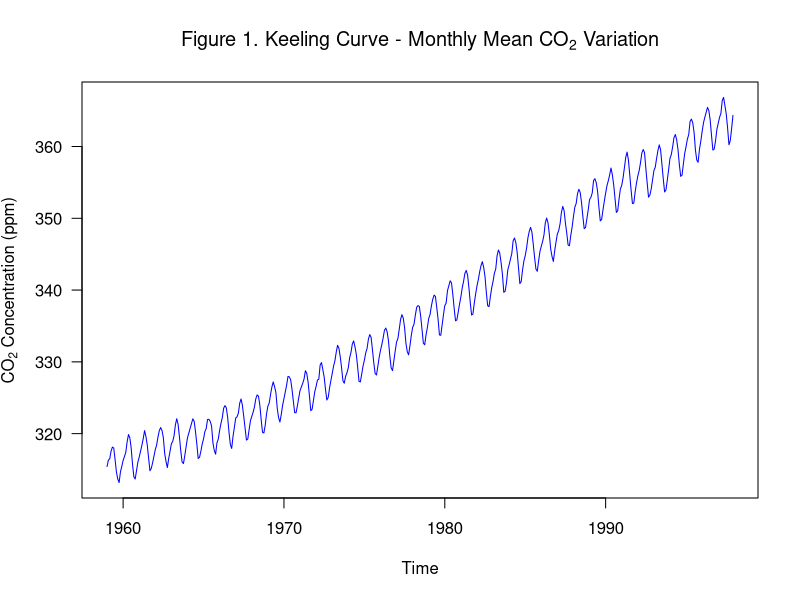
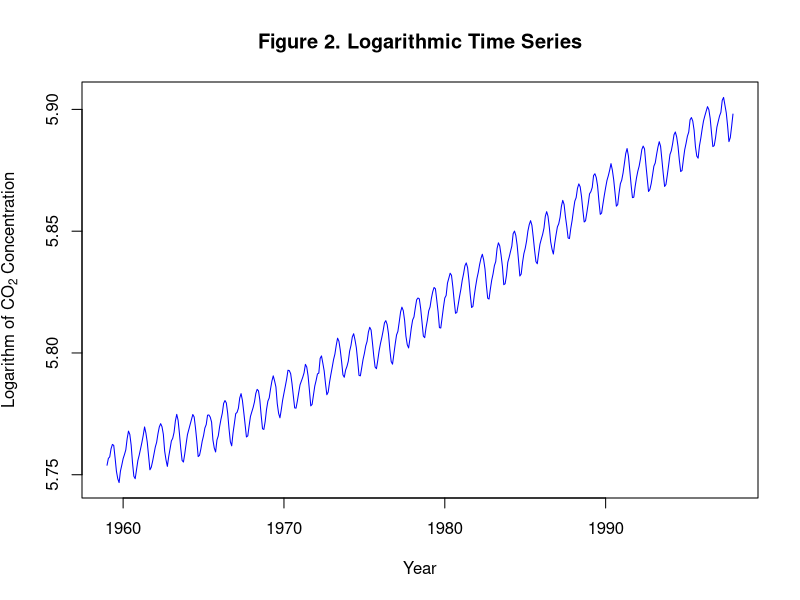
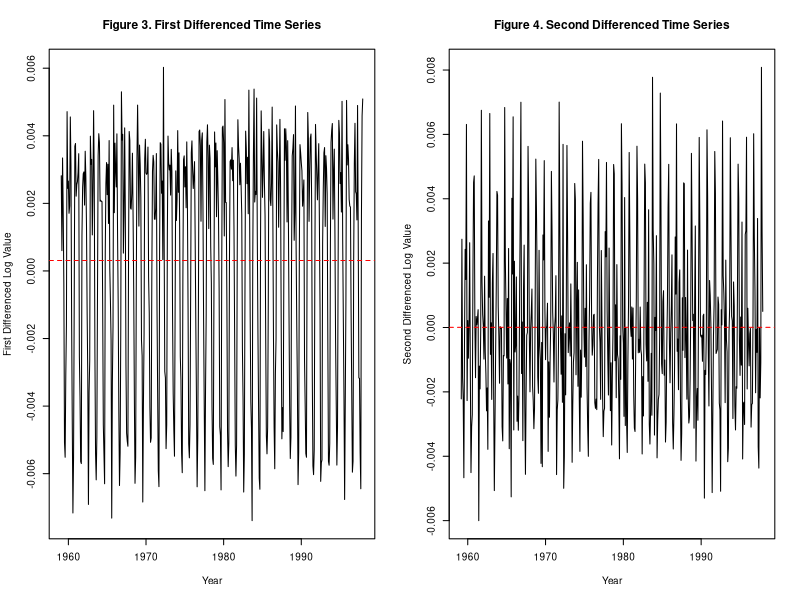
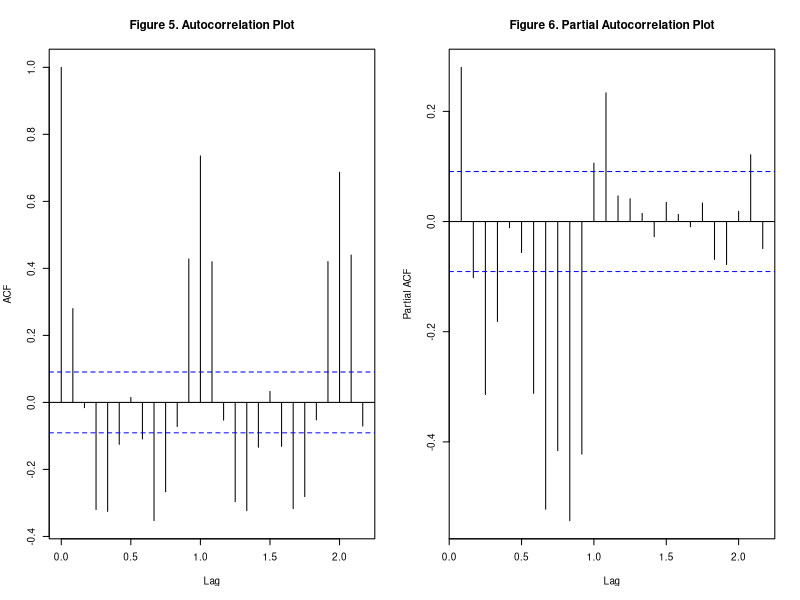
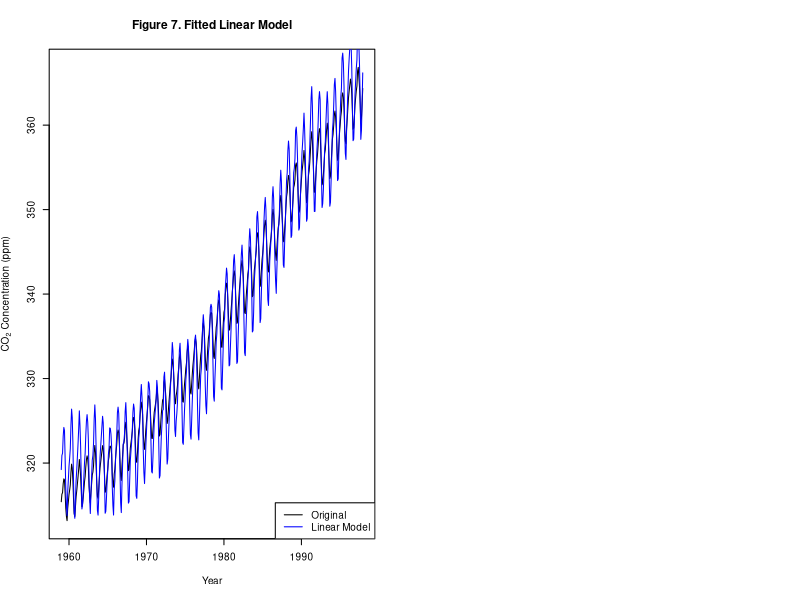
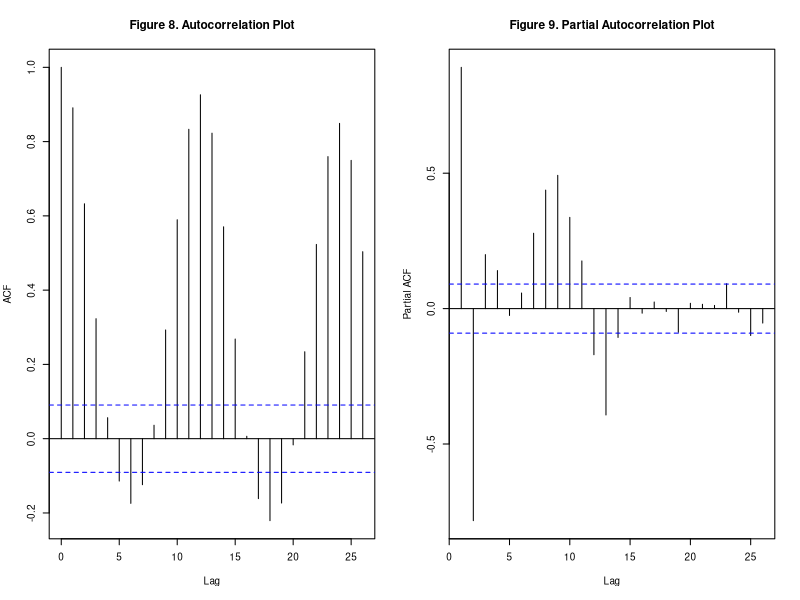
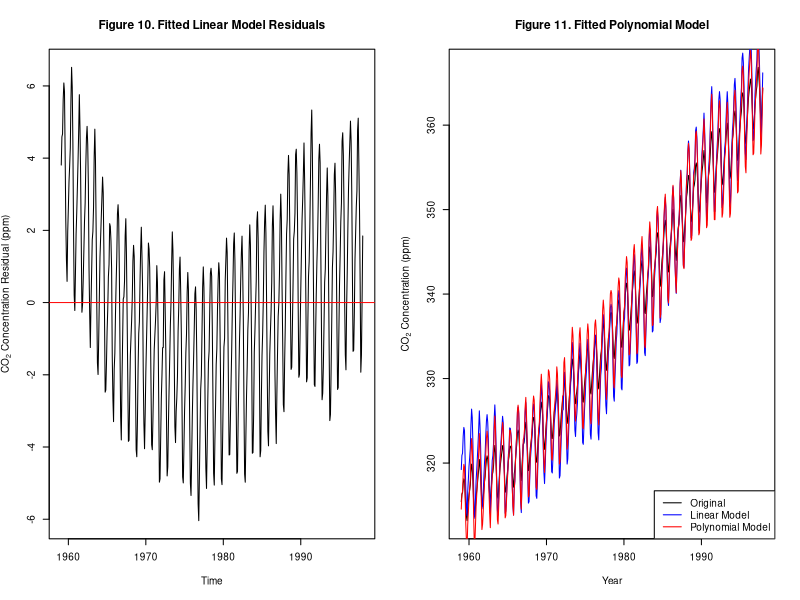
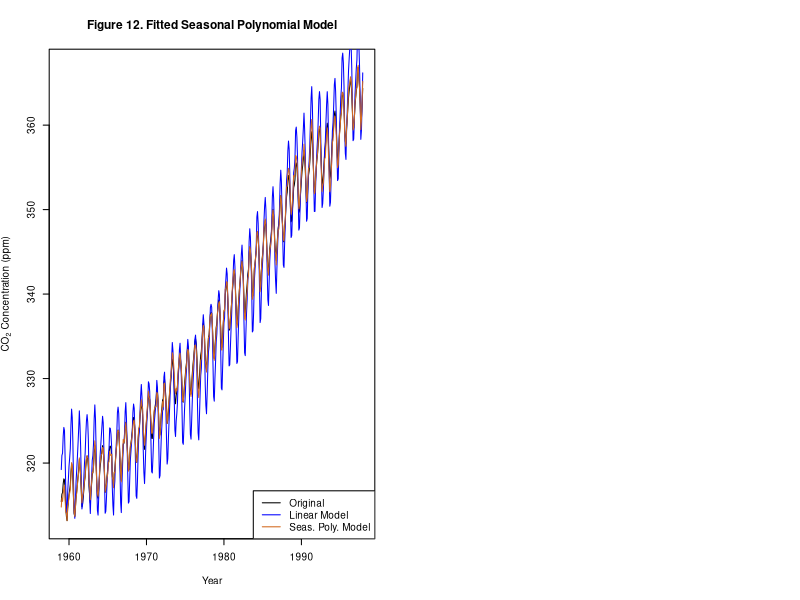

These figures' R source, in order: (Note: a time limit stopped this script after it produced the figures.)
## ---- chunk 1
plot(co2, ylab = expression("CO"[2]*" Concentration (ppm)"),
     xlab = expression("Time"),
     col = 'blue', las = 1)
title(main = expression("Figure 1. Keeling Curve - Monthly Mean CO"[2]*" Variation"))
## ---- chunk 2
library(forecast)
library(ggplot2)
library(dplyr)
library(lubridate)
library(zoo)
library(gridExtra)
## ---- chunk 3
d <- log(co2)

plot(d, xlab = "Year", ylab = expression("Logarithm of CO"[2]*" Concentration"), col = 'blue',
     main = "Figure 2. Logarithmic Time Series", type = "l")
## ---- chunk 4
d1 <- diff(d)
d2 <- diff(d1)

par(mfrow = c(1, 2), cex = 0.6)
plot(d1, xlab = "Year", ylab = "First Differenced Log Value",
     main = "Figure 3. First Differenced Time Series", type = "l")
abline(h = mean(d1), lty = 2, col = "red")
plot(d2, xlab = "Year", ylab = "Second Differenced Log Value",
     main = "Figure 4. Second Differenced Time Series", type = "l")
abline(h = mean(d2), lty = 2, col = "red")
## ---- chunk 5
par(mfrow = c(1, 2), cex = 0.6)
plot(acf(d2, plot = FALSE), main = "")
title("Figure 5. Autocorrelation Plot")
plot(pacf(d2, plot = FALSE), main = "")
title("Figure 6. Partial Autocorrelation Plot")
## ---- chunk 6
Time <- time(co2)
linear_model <- lm(co2 ~ Time)

plot(co2, xlab = "Year", ylab = expression("CO"[2]*" Concentration (ppm)"), main = "Figure 7. Fitted Linear Model",
     type = "l")
lines(co2 + linear_model$resid, col = "blue") 
legend('bottomright', legend=c("Original", "Linear Model"), col=c("black","blue"),
       lty=1)
## ---- chunk 7
par(mfrow = c(1, 2), cex = 0.6)
plot(acf(linear_model$residuals, plot = FALSE), main = "")
title("Figure 8. Autocorrelation Plot")
plot(pacf(linear_model$residuals, plot = FALSE), main = "")
title("Figure 9. Partial Autocorrelation Plot")
## ---- chunk 8
plot(linear_model$residuals, 
     xlab = "Time", ylab = expression("CO"[2]*" Concentration Residual (ppm)"), xaxt = "n",
     main = "Figure 10. Fitted Linear Model Residuals", type = "l")
axis(1, at=c(12,132,252,372), labels=c(1960, 1970, 1980, 1990))
abline(h = mean(linear_model$resid), col = "red")
## ---- chunk 9
poly_model <- lm(co2 ~ Time + I(Time^2) + I(Time^3))

plot(co2, xlab = "Year", ylab = expression("CO"[2]*" Concentration (ppm)"), main = "Figure 11. Fitted Polynomial Model",
     type = "l")
lines(co2 + linear_model$resid, col = "blue", cex = 0.6)
lines(co2 + poly_model$resid, col = "red", cex = 0.6)
legend('bottomright', 
       legend = c("Original", "Linear Model", "Polynomial Model"),
       col=c("black","blue","red"), lty=1)
## ---- chunk 10
poly_dummy_model <- tslm(formula = co2 ~ 0 + trend + I(trend^2) + 
                           I(trend^3) + season)

plot(co2, xlab = "Year", ylab = expression("CO"[2]*" Concentration (ppm)"), 
     main = "Figure 12. Fitted Seasonal Polynomial Model", type = "l")
lines(co2 + linear_model$resid, col = "blue", cex = 0.6)
lines(co2 + poly_dummy_model$resid, col = "chocolate", cex = 0.6)
legend('bottomright', 
       legend = c("Original", "Linear Model", "Seas. Poly. Model"),
       col=c("black","blue","chocolate"), lty=1)
## ---- chunk 11
par(mfrow = c(1, 2), cex = 0.6)
plot(acf(poly_dummy_model$residuals, plot = FALSE), main = "")
title("Figure 13. Autocorrelation Plot")
plot(pacf(poly_dummy_model$residuals, plot = FALSE), main = "")
title("Figure 14. Partial Autocorrelation Plot")
## ---- chunk 12
plot(poly_dummy_model$residuals, 
     xlab = "Time", ylab = expression("CO"[2]*" Concentration  Residual (ppm)"), 
     xaxt = "n",
     main = "Figure 15. Seasonal Polynomial Model Residuals", type = "l")
axis(1, at=c(12,132,252,372), labels=c(1960, 1970, 1980, 1990))
abline(h = mean(poly_dummy_model$resid), col = "red")
## ---- chunk 13
# make predictions 20 years from end of time series
predictions1 <- forecast(poly_dummy_model, h = 240)
pred.ts <- ts(predictions1$mean, start=c(1998,1), frequency=12)
ci.df <- data.frame(avg=predictions1$mean, upr=predictions1$upper[,2],
                    lwr=predictions1$lower[,2])

ggplot() +
  geom_line(data = co2, aes(x = time(co2), y = co2, 
                          colour = "Original Values")) +
  geom_line(data=pred.ts, aes(x=time(pred.ts), y=pred.ts, 
                              colour="Forecasted Values")) +
  geom_line(aes(x = 1959+(1:(39*12))/12, 
                         y = co2 + poly_dummy_model$residuals, 
                colour="Fitted Values")) +
  geom_ribbon(data=ci.df, aes(x=time(pred.ts),
                              ymin=lwr, ymax=upr), alpha=0.5) +
  labs(y = expression("CO"[2]*" Concentration (ppm)"), 
       x = "Year", title = "Figure 16. Polynomial Model Forecasts",
       colour = "Time Series") + 
  theme(panel.background = element_blank(),
        axis.line = element_line(colour = "black"),
        legend.key=element_blank(),
        axis.text.x=element_text(colour="black"),
        axis.text.y=element_text(colour="black"))
## ---- chunk 14
d_non_seas <- diff(d2, lag = 12)
d_seas <- d2 - d_non_seas

par(mfrow = c(2, 2), cex = 0.6)
plot(acf(d_non_seas, plot = FALSE), main = "")
title("Figure 17. Non-Seasonal ACF")
plot(pacf(d_non_seas, plot = FALSE), main = "")

title("Figure 18. Non-Seasonal PACF")
plot(acf(d_seas, plot = FALSE), main = "")
title("Figure 19. Seasonal ACF")
plot(pacf(d_seas, plot = FALSE), main = "")
title("Figure 20. Seasonal PACF")
## ---- chunk 15
# placeholders
aic <- 0
arima_model <- NA

for (p in 1:3) { 
  for (q in 0:1) {
    for (d_arima in 1:2) {
      model <- try(arima(d[], order = c(p,d_arima,q),
                     seasonal = list(order = c(p, d_arima, q), period = 12)),
                   silent = TRUE)
      if (length(model) > 1) {
        if (model$aic < aic) {
          d_model <- d_arima
          aic <- model$aic
          arima_model <- model
        }
      }
    }
  }
}

cat("Order of Differencing:", d_model, "\n")

print(arima_model$coef)
## ---- chunk 16
arima_model <- arima(d, order = c(2, 1, 1), 
                     seasonal = list(order = c(2,1,1)))

plot(d, xlab = "Year", 
     ylab = expression("CO"[2]*" Concentration (ppm), Transformed"), 
     main = "Figure 21. Fitted SARIMA Model", type = "l")
lines(d + arima_model$resid, col = "red", cex = 0.6)
legend('bottomright', 
       legend = c("Original", "SARIMA Model"),
       col=c("black","red"), lty=1)
## ---- chunk 17
plot(arima_model$residuals, 
     xlab = "Time", ylab = "Model Residual", xaxt = "n",
     main = "Figure 22. SARIMA Model Residuals", type = "l")
axis(1, at=c(12,132,252,372), labels=c(1960, 1970, 1980, 1990))
abline(h = mean(arima_model$resid), col = "red")
## ---- chunk 18
# make predictions 20 years from end of time series
predictions2 <- forecast(arima_model, h = 240)
pred2.ts <- ts(predictions2$mean, start=c(1998,1), frequency=12)
ci.df2 <- data.frame(avg=predictions2$mean, upr=predictions2$upper[,2],
                    lwr=predictions2$lower[,2])

ggplot() +
  geom_line(data=pred2.ts, aes(x=time(pred2.ts), y=pred2.ts, 
                              colour="Forecasted Values")) +
  geom_line(aes(x = 1959+(1:(39*12))/12, 
                         y = d + arima_model$residuals, 
                colour="Fitted Values")) +
  geom_ribbon(data=ci.df2, aes(x=time(pred2.ts),
                              ymin=lwr, ymax=upr), alpha=0.5) +
  labs(y = expression("CO"[2]*" Concentration (ppm), Transformed"), 
       x = "Year", title = "Figure 23. SARIMA Model Forecast",
       colour = "Time Series") + 
  theme(panel.background = element_blank(),
        axis.line = element_line(colour = "black"),
        legend.key=element_blank(),
        axis.text.x=element_text(colour="black"),
        axis.text.y=element_text(colour="black")) 
## ---- chunk 19
# Read table skipping all the irrelevant text
w <- read.table("co2_weekly_mlo.txt", skip=47)

# Rename columns
colnames(w) <- c("yr", "mon", "day", "decimal", "ppm", 
                 "no.days", "1yr", "10yr", "since.1800")

# Merge 
w <- w %>%
  mutate(date = make_date(yr, mon, day))
## ---- chunk 20
# First drop irrelevant columns
w2 <- w[c('date','ppm')]

subset(w2, w2$ppm==-999.99)
## ---- chunk 21
# recursively replace consecutive series of missing values
for (i in 1:(length(w2[,2])-1)) {
   if (w2[,2][i+1]==-999.99) {w2[,2][i+1]<- w2[,2][i]}
 }
## ---- chunk 22
ts1 <- ts(w2$ppm, start=c(1974, 5), frequency=52)

plot(ts1, main="Figure 24. NOAA Data with Imputed Missing Values",
     ylab = expression("CO"[2]*" Concentration (ppm)"), col="darkgreen")
## ---- chunk 23
decomp.ts1 <- decompose(ts1, type="additive")
plot(decomp.ts1$seasonal, 
     main="Figure 25. Seasonal Component of the NOAA Data",
     ylab="Deviation")
## ---- chunk 24
ts1.d1 <- diff(ts1)
ts1.d2 <- diff(ts1.d1)

par(mfrow = c(1, 2), cex = 0.6)
plot(ts1.d1, xlab = "Year", ylab = "First Differenced Value",
     main = "Figure 26. First Differenced Real Time Series", type = "l")
abline(h = mean(d1), lty = 2, col = "red")
plot(ts1.d2, xlab = "Year", ylab = "Second Differenced Value",
     main = "Figure 27. Second Differenced Real Time Series", type = "l")
abline(h = mean(d2), lty = 2, col = "red")
## ---- chunk 25
par(mfrow = c(1, 2), cex = 0.6)
plot(acf(ts1.d2, plot = FALSE), main = "")
title("Figure 28. Autocorrelation Plot")
plot(pacf(ts1.d2, plot = FALSE), main = "")
title("Figure 29. Partial Autocorrelation Plot")
## ---- chunk 26
fmt <- "%Y-%m-%d"
w3 <- aggregate(w2["ppm"], list(Date = as.yearmon(w2$date, fmt)), mean)
ts2 <- ts(subset(w3, w3$Date >= "Jan 1997")$ppm, start=c(1997,1), frequency=12)

plot(ts2, main="Figure 30. Aggregated Monthly NOAA Data From 1997", 
     ylab = expression("CO"[2]*" Concentration (ppm)"), col="darkgreen")
## ---- chunk 27
ts3 <- ts(subset(w3, w3$Date >= "Jan 1998" & w3$Date <= "Dec 2017")$ppm, 
          start=c(1998,1), frequency=12)
p.ts <- ts(predictions1$mean, start=c(1998,1), frequency=12)
p.ts2 <- ts(exp(predictions2$mean), start=c(1998,1), frequency=12)
months <- as.Date(subset(w3$Date, w3$Date >= "Jan 1998" & 
                           w3$Date <= "Dec 2017"))

ggplot() +
  geom_line(data=ts3, aes(x=months, y=ts3, color="Actual")) +
  geom_line(data=p.ts, aes(x=months, y=p.ts, color="Polynomial")) + 
  geom_line(data=p.ts2, aes(x=months, y=p.ts2, color="SARIMA")) + 
  ggtitle(expression("Figure 31. Forecasted vs NOAA CO"[2]*" Concentrations")) +
  labs(x="Date", y = expression("CO"[2]*" Concentration (ppm)"),
       colour = "Time Series") + 
  theme(panel.background = element_blank(),
        axis.line = element_line(colour = "black"),
        legend.key=element_blank(),
        axis.text.x=element_text(colour="black"),
        axis.text.y=element_text(colour="black"))
## ---- chunk 28
poly.acc <- accuracy(p.ts, ts3)
sarima.acc <- accuracy(p.ts2, ts3)
poly.acc
sarima.acc
## ---- chunk 29
train <- subset(w3, w3$Date <= "Jun 2019")
test <- subset(w3, w3$Date > "Jun 2019")

train.ts <- ts(train$ppm, start=c(1974, 5), frequency=12)
test.ts <- ts(test$ppm, start=c(2019, 6), frequency=12)
## ---- chunk 30
d_non_seas <- diff(train.ts, lag = 12)
d_seas <- train.ts - d_non_seas

par(mfrow = c(2, 2), cex = 0.6)
plot(acf(d_non_seas, plot = FALSE), main = "")
title("Figure 32. Non-Seasonal ACF")
plot(pacf(d_non_seas, plot = FALSE), main = "")
title("Figure 33. Non-Seasonal PACF")
plot(acf(d_seas, plot = FALSE), main = "")
title("Figure 34. Seasonal ACF")
plot(pacf(d_seas, plot = FALSE), main = "")
title("Figure 35. Seasonal PACF")
## ---- chunk 31
params <- list()
aics <- list()

for (p in 0:2) { 
  for (q in 0:2) {
    for (d in 1:2) {
      for (P in 0:2) {
        for (Q in 0:2) {
          for (D in 1:2) {
            model <- try(arima(train.ts, order=c(p,q,d), 
                               seasonal=list(order=c(P,D,Q), 
                                             period=12), method="ML"), 
                         silent=T)
            params <- append(params, paste(p,d,q,P,D,Q))
            default <- NULL
            aic <- try(default <- model$aic, silent=T)
            aics <- append(aics, aic)
              }
            }
          }
        }
      }
    }
 
## ---- chunk 32
aics2 <- as.numeric(unlist(aics))
min <- ifelse(!all(is.na(aics2)), min(aics2, na.rm=T), NA)
index <- which(aics2==min)
## ---- chunk 33
f.md <- arima(train.ts, order=c(1,1,1), seasonal=list(order=c(0,1,1), period=12))

plot(train.ts, xlab = "Year", ylab = expression("CO"[2]*" Concentration (ppm)"), 
     main = "Figure 36. Fitted Best Performing SARIMA Model", type = "l")
lines(train.ts + f.md$resid, col = "orange", cex = 0.5)
legend('bottomright', 
       legend = c("Original", "SARIMA Model"),
       col=c("black","orange"), lty=1)
## ---- chunk 34
par(mfrow = c(1, 2), cex = 0.6)
plot(f.md$residuals, 
     xlab = "Time", ylab = "Residual Value", xaxt = "n",
     main = "Figure 37. Best Performing SARIMA Model Residuals", type = "l")
axis(1, at=c(12,132,252,372), labels=c(1960, 1970, 1980, 1990))
abline(h = mean(f.md$resid), col = "red")
plot(hist(f.md$residuals, plot = FALSE), xlab = "Residual Value",
     main="Figure 38. Histogram of Residuals")
## ---- chunk 35
fitteds <- train.ts + f.md$residuals
isa <- accuracy(fitteds, train.ts)
isa
## ---- chunk 36
f1 <- forecast(f.md, h=24)
f.ts <- ts(f1$mean, start=c(2019,7), frequency=12)

autoplot(f1) +
  ggtitle("Figure 39. Forecasts from Best Fitting ARIMA Model") +
  labs(y=expression("CO"[2]*" Concentration (ppm)"), x="Date",
       colour = "Time Series") + 
  theme(panel.background = element_blank(),
        axis.line = element_line(colour = "black"),
        legend.key=element_blank(),
        axis.text.x=element_text(colour="black"),
        axis.text.y=element_text(colour="black"))

ggplot() +
  geom_line(data=test.ts, aes(x=time(test.ts), y=test.ts, color="Actual")) +
  geom_line(data=f.ts, aes(x=time(test.ts), y=f.ts, color="SARIMA")) + 
  labs(x="Date", y=expression("CO"[2]*" Concentration (ppm)"),
       colour = "Time Series") + 
  ggtitle("Figure 40. Comparison of Predicted Vs. Actual Values") + 
  theme(panel.background = element_blank(),
        axis.line = element_line(colour = "black"),
        legend.key=element_blank(),
        axis.text.x=element_text(colour="black"),
        axis.text.y=element_text(colour="black"))
## ---- chunk 37
accf1 <- accuracy(f.ts, test.ts)
accf1
## ---- chunk 38
f2 <- forecast(f.md, h=967)
f2df <- data.frame(f2)

autoplot(f2) +
  geom_hline(yintercept = 450, linetype="dotted", color='red') +
  ggtitle("Figure 41. SARIMA Year 2100 Forecast") +
  labs(x="Time", y=expression("CO"[2]*" Concentration (ppm)"))
